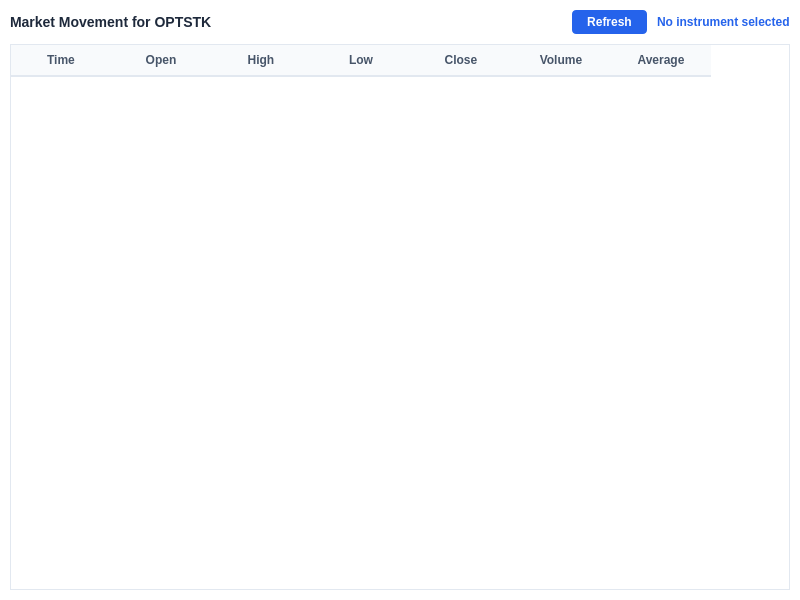
<?xml version="1.0" encoding="UTF-8"?>
<ui version="4.0">
 <class>MarketMovementWindow</class>
 <widget class="QWidget" name="MarketMovementWindow">
  <property name="geometry">
   <rect>
    <x>0</x>
    <y>0</y>
    <width>800</width>
    <height>600</height>
   </rect>
  </property>
  <property name="windowTitle">
   <string>Market Movement</string>
  </property>
  <property name="styleSheet">
   <string notr="true">
QWidget {
    background-color: #ffffff;
    color: #1e293b;
    font-family: &quot;Segoe UI&quot;, sans-serif;
}

QLabel {
    color: #475569;
}

QLabel#titleLabel {
    color: #1e293b;
    font-size: 14px;
    font-weight: bold;
}

QLabel#statusLabel {
    color: #16a34a;
    font-style: italic;
    font-size: 12px;
}

QLabel#instrumentLabel {
    color: #2563eb;
    font-weight: bold;
    font-size: 12px;
}

QPushButton#refreshButton {
    background-color: #2563eb;
    color: #ffffff;
    border: none;
    padding: 5px 15px;
    border-radius: 4px;
    font-weight: 600;
}

QPushButton#refreshButton:hover {
    background-color: #1d4ed8;
}

QPushButton#refreshButton:pressed {
    background-color: #1e40af;
}

QTableWidget {
    background-color: #ffffff;
    border: 1px solid #e2e8f0;
    gridline-color: #f1f5f9;
    color: #1e293b;
}

QTableWidget::item {
    padding: 5px;
    border-bottom: 1px solid #f1f5f9;
}

QTableWidget::item:selected {
    background-color: #dbeafe;
    color: #1e40af;
}

QHeaderView::section {
    background-color: #f8fafc;
    color: #475569;
    padding: 6px;
    border: none;
    border-bottom: 2px solid #e2e8f0;
    font-weight: 600;
}
   </string>
  </property>
  <layout class="QVBoxLayout" name="mainLayout">
   <property name="spacing">
    <number>10</number>
   </property>
   <property name="leftMargin">
    <number>10</number>
   </property>
   <property name="topMargin">
    <number>10</number>
   </property>
   <property name="rightMargin">
    <number>10</number>
   </property>
   <property name="bottomMargin">
    <number>10</number>
   </property>
   <item>
    <layout class="QHBoxLayout" name="headerLayout">
     <item>
      <widget class="QLabel" name="titleLabel">
       <property name="text">
        <string>Market Movement for OPTSTK</string>
       </property>
      </widget>
     </item>
     <item>
      <widget class="QLabel" name="statusLabel">
       <property name="text">
        <string/>
       </property>
      </widget>
     </item>
     <item>
      <spacer name="headerSpacer">
       <property name="orientation">
        <enum>Qt::Horizontal</enum>
       </property>
       <property name="sizeHint" stdset="0">
        <size>
         <width>40</width>
         <height>20</height>
        </size>
       </property>
      </spacer>
     </item>
     <item>
      <widget class="QPushButton" name="refreshButton">
       <property name="text">
        <string>Refresh</string>
       </property>
      </widget>
     </item>
     <item>
      <widget class="QLabel" name="instrumentLabel">
       <property name="text">
        <string>No instrument selected</string>
       </property>
      </widget>
     </item>
    </layout>
   </item>
   <item>
    <widget class="QTableWidget" name="table">
     <property name="editTriggers">
      <set>QAbstractItemView::NoEditTriggers</set>
     </property>
     <property name="selectionMode">
      <enum>QAbstractItemView::SingleSelection</enum>
     </property>
     <property name="selectionBehavior">
      <enum>QAbstractItemView::SelectRows</enum>
     </property>
     <column>
      <property name="text">
       <string>Time</string>
      </property>
     </column>
     <column>
      <property name="text">
       <string>Open</string>
      </property>
     </column>
     <column>
      <property name="text">
       <string>High</string>
      </property>
     </column>
     <column>
      <property name="text">
       <string>Low</string>
      </property>
     </column>
     <column>
      <property name="text">
       <string>Close</string>
      </property>
     </column>
     <column>
      <property name="text">
       <string>Volume</string>
      </property>
     </column>
     <column>
      <property name="text">
       <string>Average</string>
      </property>
     </column>
    </widget>
   </item>
  </layout>
 </widget>
 <resources/>
 <connections/>
</ui>
